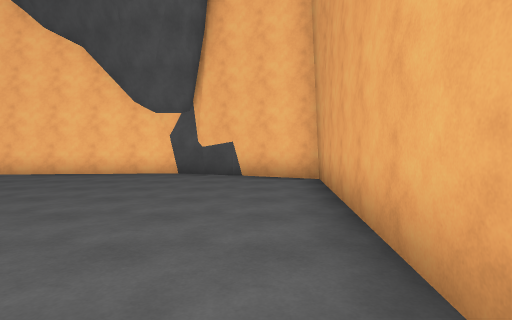
View 1 (above)

23 first-person views from a walk through a 3-D level made in the Unity game engine. The camera is 1.4 m above the floor, tilts 2° down and sees 80° across. The floor is counted in squares, 2 m on a side. Each view is taken from the middle of a square. On the plan, view 1 faces up. The plan holds only what a view shows up to about 10 squares ahead; the rest is blank. The place goes on beyond the plan. The player is left out. Surface patterns are stand-ins for the level's own textures.

View 2
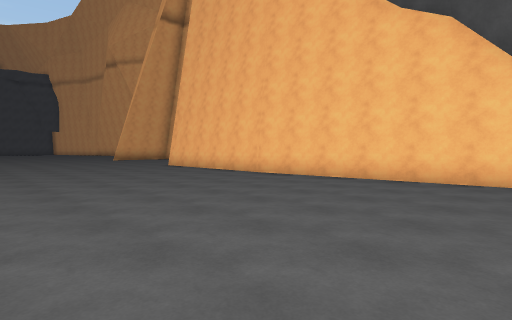

View 3
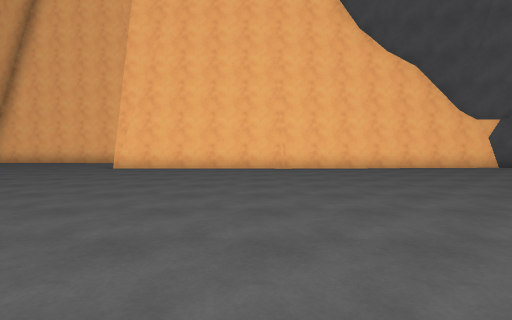

View 4
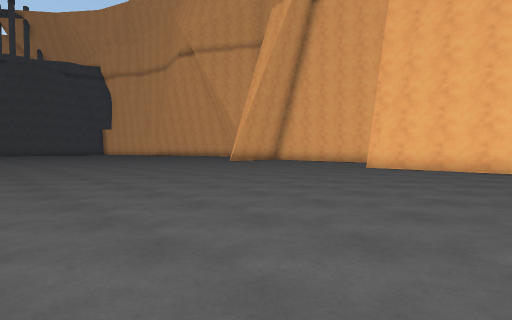

View 5
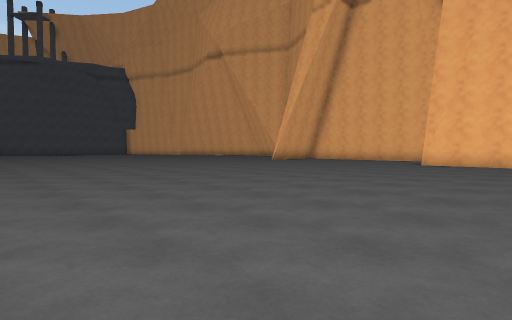

View 6
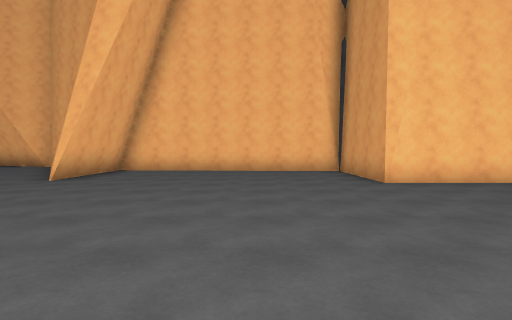

View 7
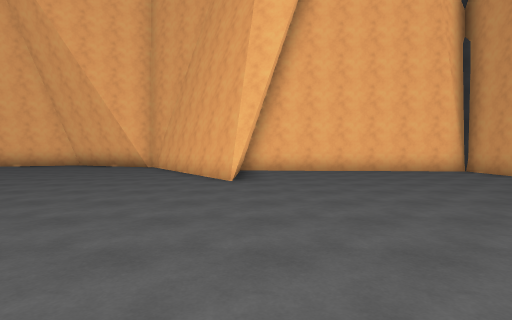

View 8
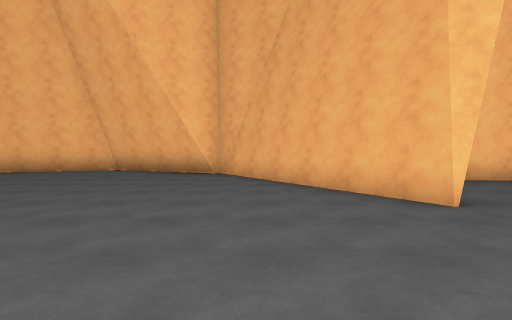

View 9
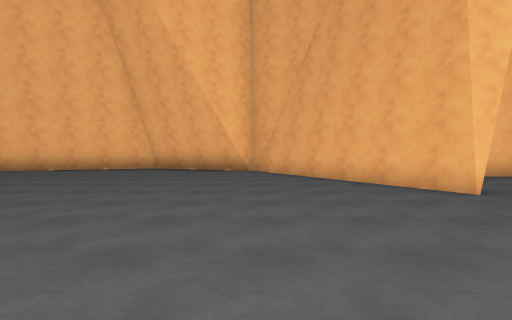

View 10
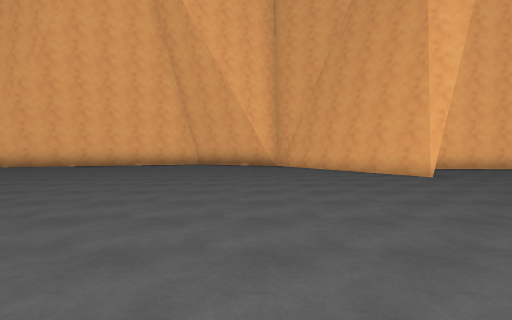

View 11
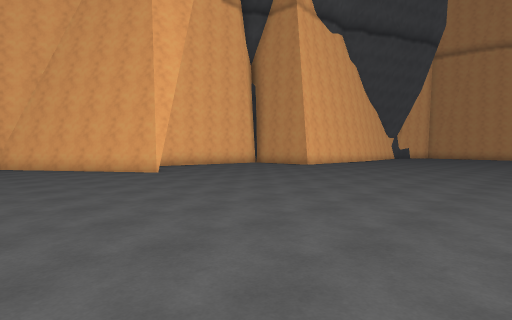

View 12
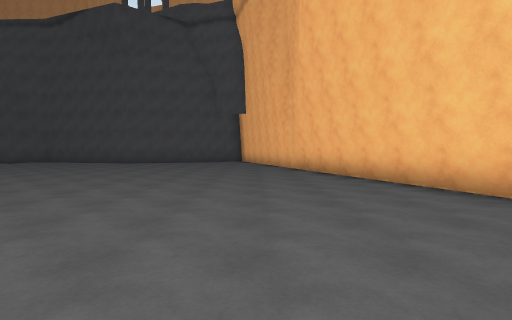

View 13
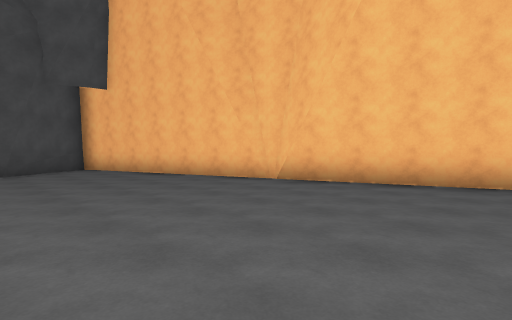

View 14
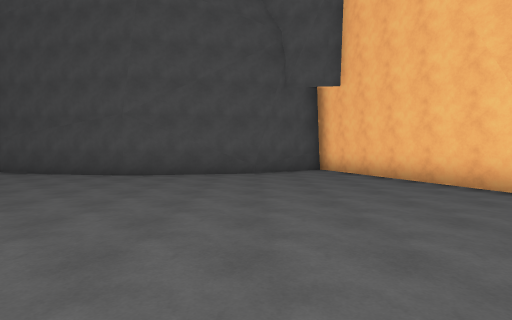

View 15
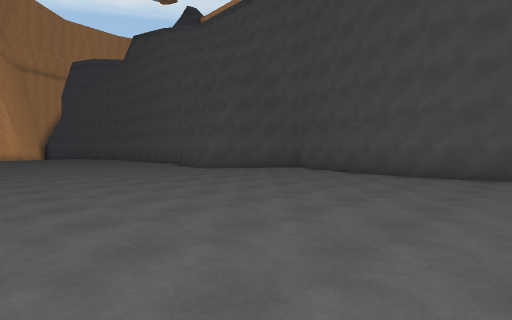

View 16
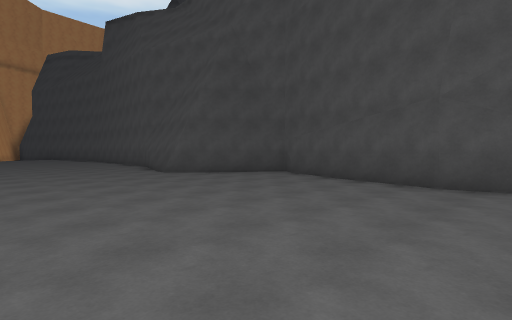

View 17
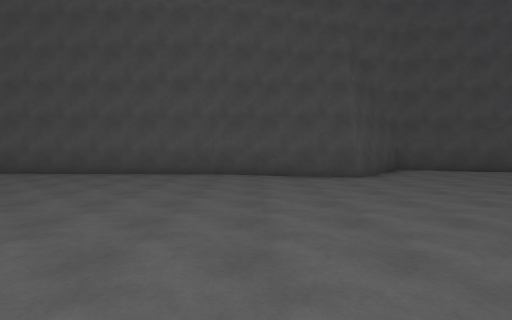

View 18
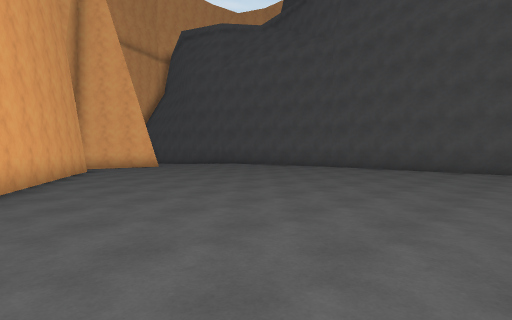

View 19
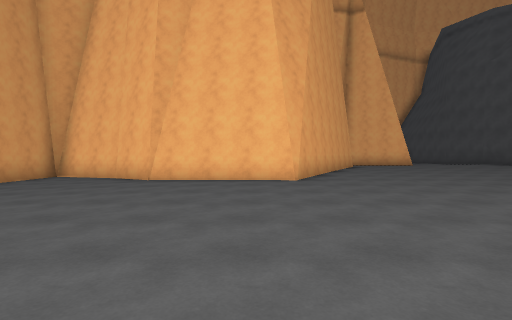

View 20
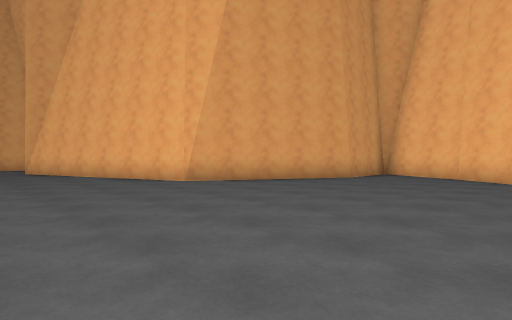

View 21
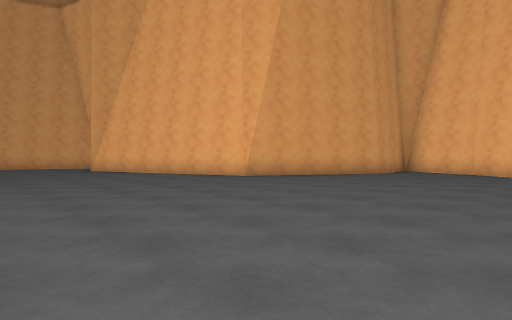

View 22
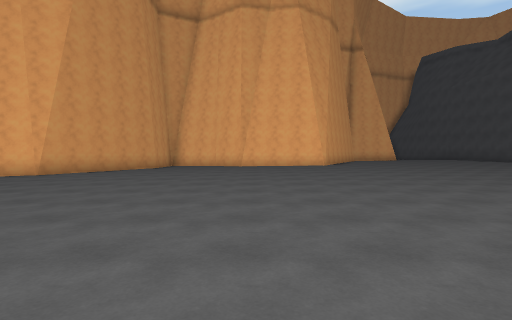

View 23
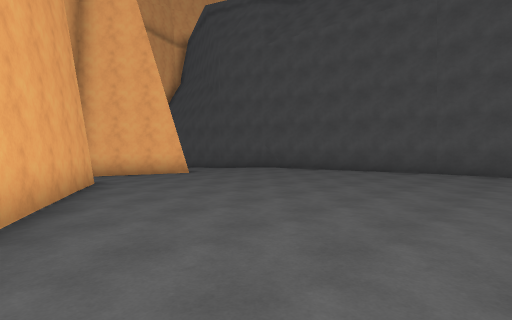

### Floor plan
Key: @ floor where view 1 was taken; # wall or solid block; . main floor; - floor 0.25 m lower than the main floor; _ floor 0.5 m lower than the main floor; = window, fence, low wall or low ledge.
Columns run from 44 left of view 1 to 2 right of it. Each row starts with its distance up from view 1.
 14              #####
 13           ####...####
 12       #####.........##
 11    ####..............##########
 10 ####.................###......#
  9 #.....................##......#
  8 ###....................#......###############
  7   #...............................##.......-###
  6   #......................................-----#
  5   #.......... ..........................-----##
  4   ##........  ........................-------#
  3   ##........   ......................--------#
  2   #.........    ...................----------#
  1   #.........     .................-------- --#
  0  ##........     ...........----------       @
 -1  #.........    ..........-----------
 -2  ###.......   ...........----------
 -3    ##......  ............---------
 -4     #......  ...........---------_
 -5     #...................------
 -6    ##...................-----#
 -7    #...................---####
 -8    #..................--###
 -9    #.................--##
-10    #................---#
-11    #...............---##
-12    #..........##.-----#
-13    #..........#####---#
-14    #.........##   ###-#
-15    #.........#      ###
-16    #........##
-17      .......#
-18       ....-##
-19        .---#
-20         #--
-21         =#-
-22          ##

Where each view was taken, in squares from view 1:
view 1: 0 up, 0 right, facing up
view 2: 1 up, 3 left, facing up-left
view 3: 2 down, 10 left, facing up
view 4: 2 down, 10 left, facing up-left
view 5: 4 down, 11 left, facing up-left
view 6: 1 up, 17 left, facing up
view 7: 1 up, 21 left, facing up
view 8: 4 up, 24 left, facing up
view 9: 3 up, 25 left, facing up
view 10: 0 up, 26 left, facing up
view 11: 1 down, 26 left, facing up-right
view 12: 10 up, 26 left, facing left
view 13: 6 up, 32 left, facing up-left
view 14: 7 up, 33 left, facing left
view 15: 6 up, 33 left, facing down-left
view 16: 5 up, 35 left, facing down-left
view 17: 6 down, 32 left, facing left
view 18: 7 down, 30 left, facing down-left
view 19: 5 down, 29 left, facing down
view 20: 4 down, 27 left, facing down-right
view 21: 2 down, 27 left, facing down-right
view 22: 1 up, 27 left, facing down
view 23: 11 down, 31 left, facing down-left
